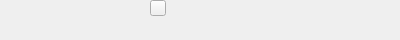
<?xml version="1.0" encoding="UTF-8"?>
<ui version="4.0">
 <class>ShowContentDialog</class>
 <widget class="QDialog" name="ShowContentDialog">
  <property name="geometry">
   <rect>
    <x>0</x>
    <y>0</y>
    <width>400</width>
    <height>40</height>
   </rect>
  </property>
  <property name="font">
   <font>
    <family>微软雅黑</family>
   </font>
  </property>
  <property name="windowTitle">
   <string>Dialog</string>
  </property>
  <widget class="QLabel" name="textLabel">
   <property name="geometry">
    <rect>
     <x>1</x>
     <y>1</y>
     <width>111</width>
     <height>18</height>
    </rect>
   </property>
   <property name="font">
    <font>
     <family>微软雅黑</family>
     <weight>50</weight>
     <bold>false</bold>
    </font>
   </property>
   <property name="text">
    <string/>
   </property>
   <property name="textInteractionFlags">
    <set>Qt::TextSelectableByMouse</set>
   </property>
  </widget>
  <widget class="QToolButton" name="copyBtn">
   <property name="geometry">
    <rect>
     <x>150</x>
     <y>0</y>
     <width>16</width>
     <height>16</height>
    </rect>
   </property>
   <property name="cursor">
    <cursorShape>PointingHandCursor</cursorShape>
   </property>
   <property name="focusPolicy">
    <enum>Qt::NoFocus</enum>
   </property>
   <property name="text">
    <string/>
   </property>
  </widget>
 </widget>
 <resources/>
 <connections/>
</ui>
